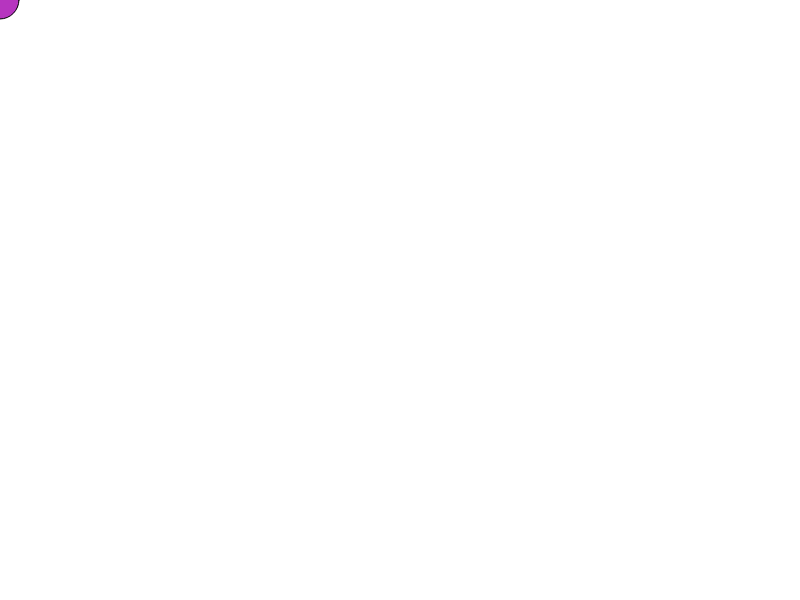
Frame 1 (no input)
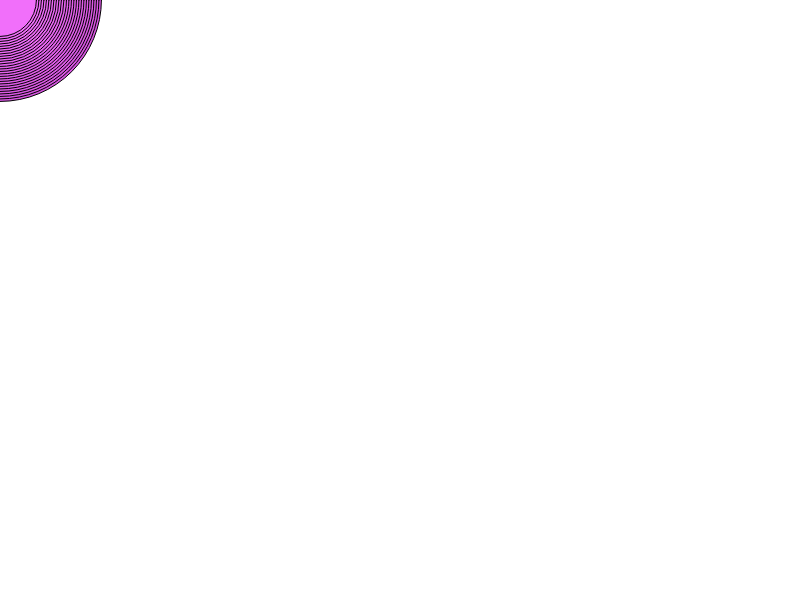
Frame 60 (no input)
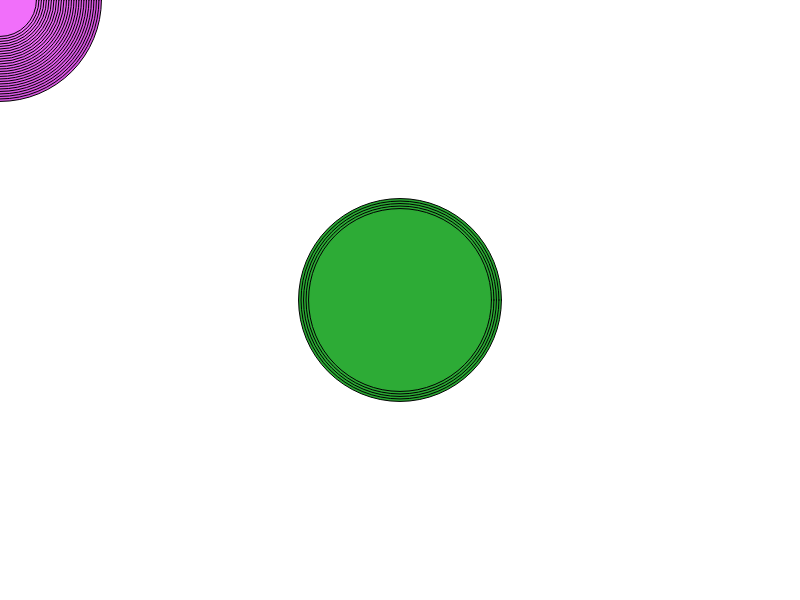
Frame 120 (the mouse pressed at the canvas centre since frame 60)

The p5.js sketch that drew these frames (run headless with seeded random() and noise() and a simulated clock; from frame 60 on, the mouse is pressed at the canvas centre):

// p5.js sketch
// ── sketch.js
var r, g, b; // declare some variables
var d; // declare some more variables
var i = 5; // increment


function setup() {
  // this is a comment
  createCanvas(800, 600); // width and height
  
  r = random(0, 255);
  g = random(0, 255);
  b = random(0, 255);
  d = random(5, 100); // random diameter
  
  console.log("hi there!");

  background(255); // red, green, blue, alpha
}

function draw() {
  fill(r, g, b); // my colors
  ellipse(mouseX, mouseY, d, d);
  d = d+i;
  if(d>200 || d<0) i = i*-1; // d above 200 OR d below 0

  r = floor((r+1)%256); // ignore the stuff after the .
  g = floor((g+1)%256);
  b = floor((b+1)%256);
  console.log('colors: ' + r + ', ' + g + ', ' + b);
}

function keyPressed() // callback function
{


}
